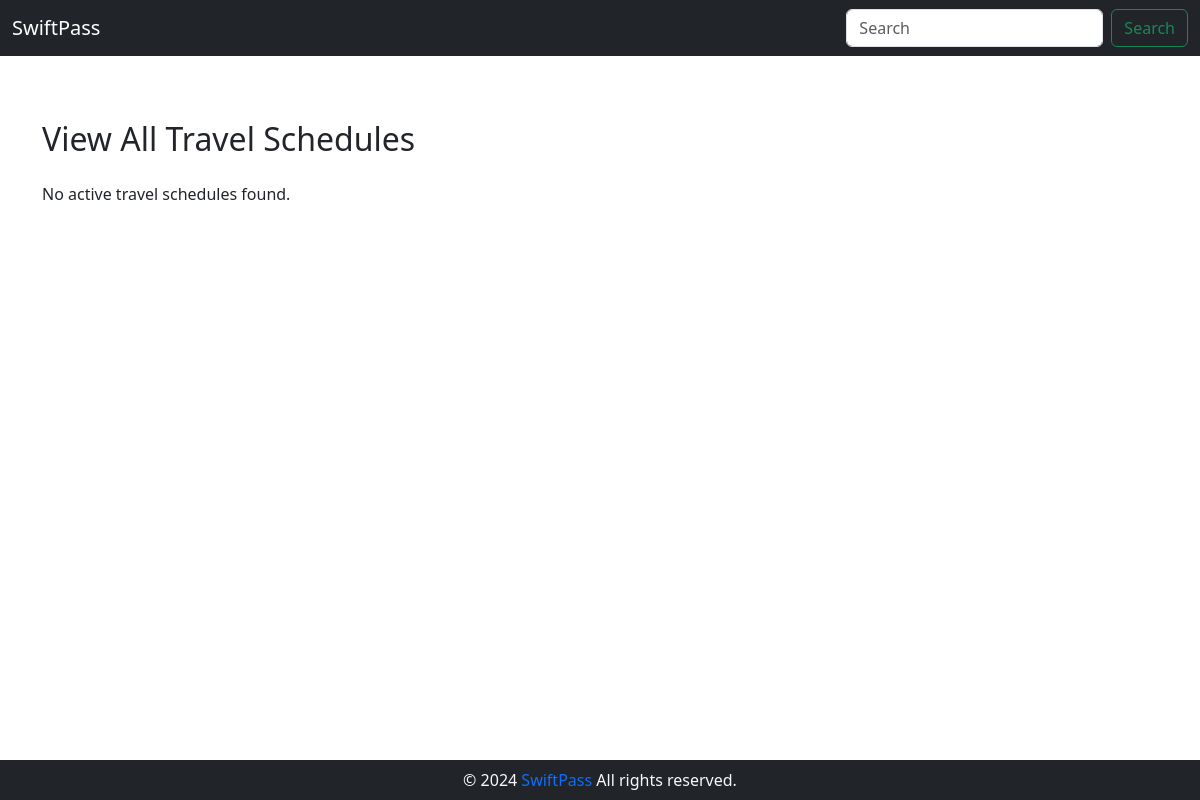
/user/schedules.php, run on an earlier commit of the app's database.
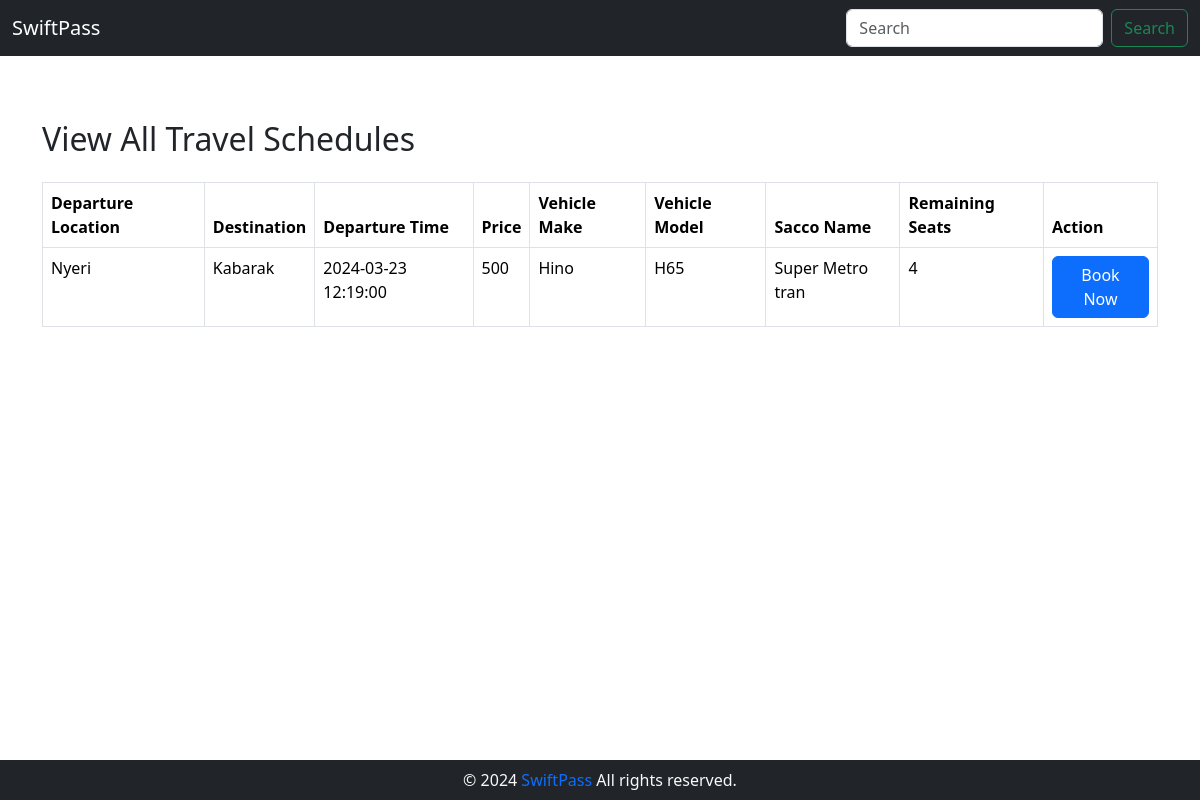
And on a later commit of the database.
### tables this page shows
CREATE TABLE `travelschedule` (
                                  `id` int(11) NOT NULL,
                                  `departure_location` varchar(255) NOT NULL,
                                  `destination` varchar(255) NOT NULL,
                                  `departure_time` datetime NOT NULL DEFAULT current_timestamp(),
                                  `price` float NOT NULL,
                                  `vehicle_id` int(11) NOT NULL,
                                  `is_done` tinyint(1) NOT NULL DEFAULT 0
);

CREATE TABLE `vehicle` (
                           `id` int(11) NOT NULL,
                           `make` varchar(50) NOT NULL,
                           `model` varchar(50) NOT NULL,
                           `registration_plate` varchar(20) NOT NULL,
                           `capacity` int(11) NOT NULL,
                           `sacco_id` int(11) NOT NULL,
                           `driver_id` int(11) DEFAULT NULL
);

CREATE TABLE `sacco` (
                         `id` int(11) NOT NULL,
                         `name` varchar(255) NOT NULL
);

### user/schedules.php (the view, shortened to what this page needs)
<?php
include '../auth/database.php';
$schedulesQuery = "SELECT ts.*, v.make, v.model, s.name AS sacco_name,
                        v.capacity - COUNT(t.seat_number) AS remaining_seats
                  FROM TravelSchedule ts
                  INNER JOIN Vehicle v ON ts.vehicle_id = v.id
                  INNER JOIN Sacco s ON v.sacco_id = s.id
                  LEFT JOIN Ticket t ON ts.id = t.travel_schedule_id
                  WHERE ts.is_done = 0
                  GROUP BY ts.id";
$schedulesResult = mysqli_query($conn, $schedulesQuery);
?>
<div class="container mt-5">
    <h2 class="mb-4">View All Travel Schedules</h2>
    <?php if (mysqli_num_rows($schedulesResult) > 0) : ?>
        <table class="table table-bordered">
            <thead>
            <tr>
                <th>Departure Location</th>
                <th>Destination</th>
                <th>Departure Time</th>
                <th>Price</th>
                <th>Vehicle Make</th>
                <th>Vehicle Model</th>
                <th>Sacco Name</th>
                <th>Remaining Seats</th>
                <th>Action</th>
            </tr>
            </thead>
            <tbody>
            <?php while ($schedule = mysqli_fetch_assoc($schedulesResult)) : ?>
                <tr>
                    <td><?php echo $schedule['departure_location']; ?></td>
                    <td><?php echo $schedule['destination']; ?></td>
                    <td><?php echo $schedule['departure_time']; ?></td>
                    <td><?php echo $schedule['price']; ?></td>
                    <td><?php echo $schedule['make']; ?></td>
                    <td><?php echo $schedule['model']; ?></td>
                    <td><?php echo $schedule['sacco_name']; ?></td>
                    <td><?php echo $schedule['remaining_seats']; ?></td>
                    <td>
                        <?php if ($schedule['remaining_seats'] > 0) : ?>
                            <a class="btn btn-primary" href="booking_details.php?schedule_id=<?php echo $schedule['id']; ?>">Book Now</a>
                        <?php else : ?>
                            <span class="text-danger">Schedule Full</span>
                        <?php endif; ?>
                    </td>
                </tr>
            <?php endwhile; ?>
            </tbody>
        </table>
    <?php else : ?>
        <p>No active travel schedules found.</p>
    <?php endif; ?>
</div>
<?php
$pageContent = ob_get_clean();
include('../layout.php');
?>

### layout.php (shortened to what this page needs)
<?php
$baseUrl = '/swiftpass';
?>
<!DOCTYPE html>
<html lang="en">
<head>
    <link href="https://cdn.jsdelivr.net/npm/bootstrap@5.3.3/dist/css/bootstrap.min.css" rel="stylesheet">
    <link rel="stylesheet" href="https://cdnjs.cloudflare.com/ajax/libs/font-awesome/6.5.1/css/all.min.css" />
    <link rel="stylesheet" href="https://cdnjs.cloudflare.com/ajax/libs/font-awesome/5.15.3/css/all.min.css">
</head>
<body>
<header>
    <nav class="navbar navbar-expand-lg navbar-dark bg-dark w-100 position-fixed border-bottom border-white" style="z-index: 1000">
        <div class="container-fluid">
            <a class="navbar-brand" href="/swiftpass">SwiftPass</a>
            <div class="collapse navbar-collapse" id="navbarSupportedContent">
                <form class="d-flex" role="search" method="GET" action="<?php echo $baseUrl; ?>/search_schedule.php">
                    <input class="form-control me-2" type="search" name="search" placeholder="Search" aria-label="Search">
                    <button class="btn btn-outline-success" type="submit">Search</button>
                </form>
            </div>
        </div>
    </nav>
    <br>
    <br>
    <br>
</header>
<main>
    <?php echo $pageContent; ?>
</main>
<br>
<br>
<br>
<footer class="footer bg-dark text-light py-2" >
    <div class="container text-center">
        <span>&copy; 2024 <a href="https://github.com/Levi-LMN/SwiftPass">SwiftPass</a> All rights reserved. </span>
    </div>
</footer>
</body>
</html>

What changed in the data, as far as the page shows it:
added travelschedule: departure_location "Nyeri", destination "Kabarak", departure_time "2024-03-23 12:19:00", price "500", vehicle.make "Hino", vehicle.model "H65", sacco.name "Super Metro tran", remaining_seats "4"
Also different on the page:
text no longer shown: "No active travel schedules found."
text now shown: "Departure Location Destination Departure Time Price Vehicle Make Vehicle Model Sacco Name Remaining Seats Action"
